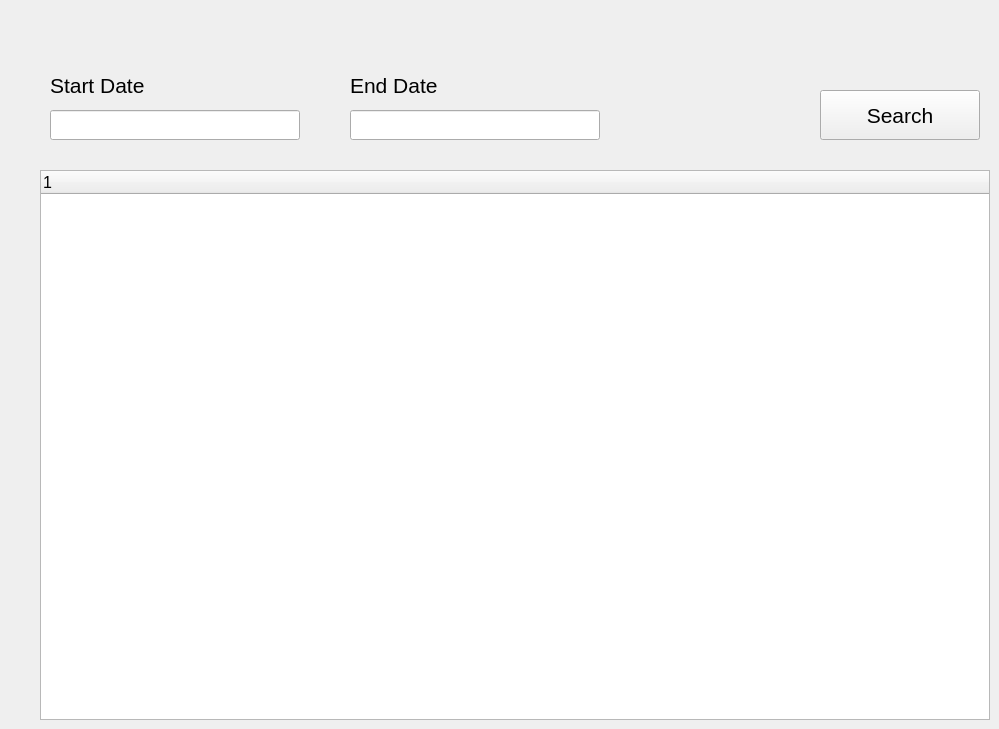
    <widget class="QWidget" name="Summary">
     <widget class="QTreeWidget" name="Summarytree">
      <property name="geometry">
       <rect>
        <x>40</x>
        <y>170</y>
        <width>950</width>
        <height>550</height>
       </rect>
      </property>
      <property name="font">
       <font>
        <pointsize>12</pointsize>
       </font>
      </property>
      <column>
       <property name="text">
        <string notr="true">1</string>
       </property>
      </column>
     </widget>
     <widget class="QLineEdit" name="SumStartdate">
      <property name="geometry">
       <rect>
        <x>50</x>
        <y>110</y>
        <width>250</width>
        <height>30</height>
       </rect>
      </property>
      <property name="font">
       <font>
        <pointsize>16</pointsize>
       </font>
      </property>
     </widget>
     <widget class="QLineEdit" name="SumEnddate">
      <property name="geometry">
       <rect>
        <x>350</x>
        <y>110</y>
        <width>250</width>
        <height>30</height>
       </rect>
      </property>
      <property name="font">
       <font>
        <pointsize>16</pointsize>
       </font>
      </property>
     </widget>
     <widget class="QLabel" name="label_169">
      <property name="geometry">
       <rect>
        <x>50</x>
        <y>70</y>
        <width>130</width>
        <height>30</height>
       </rect>
      </property>
      <property name="font">
       <font>
        <pointsize>16</pointsize>
       </font>
      </property>
      <property name="text">
       <string>Start Date</string>
      </property>
     </widget>
     <widget class="QLabel" name="label_170">
      <property name="geometry">
       <rect>
        <x>350</x>
        <y>70</y>
        <width>130</width>
        <height>30</height>
       </rect>
      </property>
      <property name="font">
       <font>
        <pointsize>16</pointsize>
       </font>
      </property>
      <property name="text">
       <string>End Date</string>
      </property>
     </widget>
     <widget class="QPushButton" name="SumSearch">
      <property name="geometry">
       <rect>
        <x>820</x>
        <y>90</y>
        <width>160</width>
        <height>50</height>
       </rect>
      </property>
      <property name="font">
       <font>
        <pointsize>16</pointsize>
       </font>
      </property>
      <property name="text">
       <string>Search</string>
      </property>
     </widget>
    </widget>
